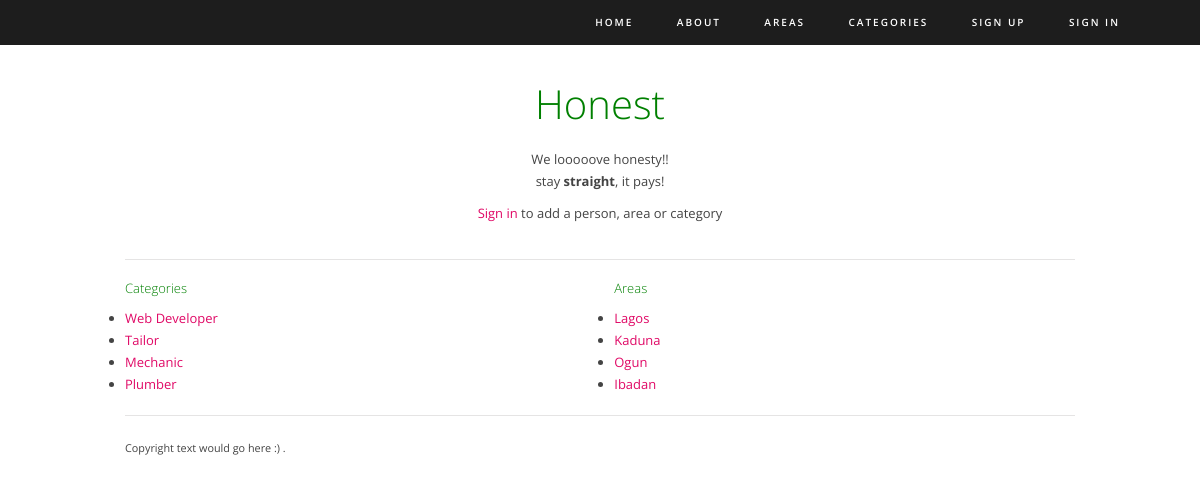
The page / on the database its author committed.
### honest/models.py (models this page shows, shortened)
class Category(models.Model):
    category = models.CharField(max_length=100, unique=True, default='General',
                                help_text="Category of Service Provided")
    views = models.IntegerField(default=0)
    slug = models.SlugField()

class Area(models.Model):
    state = models.CharField(max_length=100, unique=True, default='Nigeria')
    views = models.IntegerField(default=0)
    slug = models.SlugField()
    """ commented out, states are unique and cant have multiple areas
    area = models.CharField(max_length=100, unique=True, null=True)
    """

### honest/views.py (the view)
# urls.py: path('', views.index, name='index'),
def index(request):
    category_list = Category.objects.order_by('-views')[:10]
    area_list = Area.objects.order_by('-views')[:10]
    context = {'honest_message': 'We looooove honesty!!', 'categories': category_list, 'areas': area_list}
    return render(request, 'honest/index.html', context)

### honest/templates/honest/index.html (shortened to what this page needs)
{% extends 'honest/themedbase.html' %}
{% load static %}
{% block intro_block %}
    <h1>Honest</h1>
    <p>
        {{ honest_message }}
        stay <b>straight</b>, it pays!
    </p>
    {% if user.is_authenticated %}
        <div class="one-third first"><a href="{% url 'honest:add_person' %}">Add a person</a></div>
        <div class="one-third"><a href="{% url 'honest:add_area' %}">Add an area</a></div>
        <div class="one-third"><a href="{% url 'honest:add_category' %}">Add a category</a></div>
    {% else %}
        <p><a href="{% url 'auth_login' %}">Sign in</a> to add a person, area or category</p>
    {% endif %}
{% endblock %}
{% block body_block %}
    <div class="one-half first">
        <a href="{% url 'honest:all_categories' %}"><h2>Categories</h2></a>
        {% if categories %}
        <ul>
            {% for category in categories %}
            <li><a href="{% url 'honest:category' category.slug %}">{{category.category}}</a></li>
            {%endfor%}
        </ul>
        {%else%}
            No categories available.
        {%endif%}
    </div>
    <div class="one-half">
        <a href="{% url 'honest:all_areas' %}"><h2>Areas</h2></a>
        {% if areas %}
        <ul>
            {% for area in areas %}
            <li><a href="{% url 'honest:area' area.slug %}">{{area.state}}</a></li>
            {% endfor %}
        </ul>
        {% else %}
            No Areas available.
        {% endif %}
    </div>
{% endblock %}

### static/honest/themedstyle.css (style rules this page uses)
html, body, div, span, applet, object, iframe, h1, h2, h3, h4, h5, h6, p, blockquote, pre, a, abbr, acronym, address, big, cite, code, del, dfn, em, img, ins, kbd, q, s, samp, small, strike, strong, sub, sup, tt, var, b, u, i, center, dl, dt, dd, ol, ul, li, fieldset, form, label, legend, table, caption, tbody, tfoot, thead, tr, th, td, article, aside, canvas, details, figcaption, figure, footer, header, hgroup, menu, nav, section, summary, time, mark, audio, video { margin:0; padding:0 }
h1, h2, h3, h4, h5, h6 { font-size:100%; font-weight:normal }
body { font-family:"Open Sans", sans-serif; font-size:13px; line-height:22px; color:#444444; padding:0; }
a, a:link { color:#e00966; text-decoration:none; }
h1, h2, h3, h4, h5, h6, p { margin-bottom:10px; }
h1, h2, h3, h4, h5, h6 { color:green; font-weight:300; }
h1 { font-size:30px; line-height:1.7em; }
h2 { line-height:1.3em; }
#main-content .text-intro h1 { font-size:40px; color:green; text-align:center; }
#main-content .text-intro p { text-align:center; }
div.one-half { width:48.5%; }
div.one-half, div.one-third, div.two-third, div.three-fourth, div.one-fourth { position:relative; margin-left:3%; float:left; margin-bottom:1.55em; }
div.one-half:first-child, div.one-third:first-child, div.two-third:first-child, div.three-fourth:first-child, div.one-fourth:first-child, .first { margin-left:0 !important; clear:left; }

### rows shown on the page
Category: category "Web Developer"
Category: category "Tailor"
Category: category "Mechanic"
Category: category "Plumber"
Area: state "Lagos"
Area: state "Kaduna"
Area: state "Ogun"
Area: state "Ibadan"

### other values the page prints
{{ honest_message }} "We looooove honesty!!"
